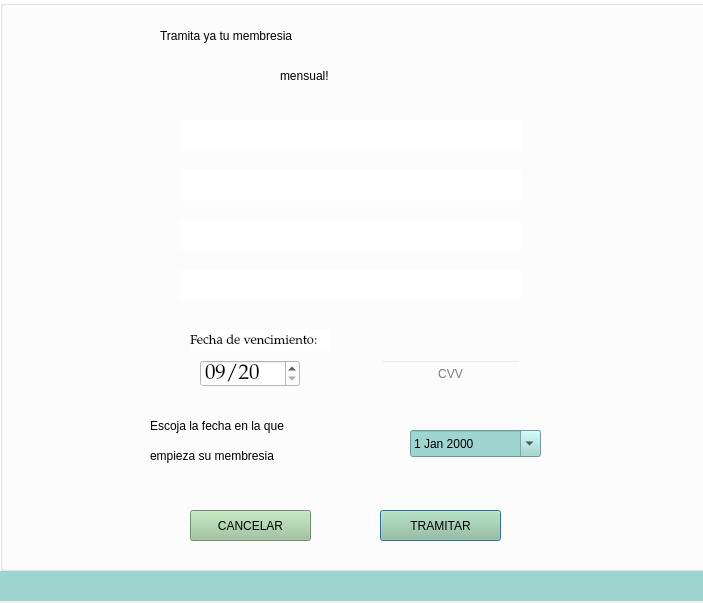
<?xml version="1.0" encoding="UTF-8"?>
<ui version="4.0">
 <class>tramitar_Membresia</class>
 <widget class="QDialog" name="tramitar_Membresia">
  <property name="geometry">
   <rect>
    <x>0</x>
    <y>0</y>
    <width>703</width>
    <height>603</height>
   </rect>
  </property>
  <property name="windowTitle">
   <string>Dialog</string>
  </property>
  <property name="styleSheet">
   <string notr="true">backgorund: white;</string>
  </property>
  <widget class="QLabel" name="label_3">
   <property name="geometry">
    <rect>
     <x>-30</x>
     <y>570</y>
     <width>871</width>
     <height>31</height>
    </rect>
   </property>
   <property name="styleSheet">
    <string notr="true">background-color: #9fd5d1;</string>
   </property>
   <property name="text">
    <string/>
   </property>
  </widget>
  <widget class="QGroupBox" name="groupBox">
   <property name="geometry">
    <rect>
     <x>0</x>
     <y>0</y>
     <width>711</width>
     <height>571</height>
    </rect>
   </property>
   <property name="styleSheet">
    <string notr="true">background:rgb(255, 255, 255)</string>
   </property>
   <property name="title">
    <string/>
   </property>
   <widget class="QLineEdit" name="CVV_Tarjeta">
    <property name="enabled">
     <bool>true</bool>
    </property>
    <property name="geometry">
     <rect>
      <x>380</x>
      <y>360</y>
      <width>141</width>
      <height>27</height>
     </rect>
    </property>
    <property name="styleSheet">
     <string notr="true">font: 14pt &quot;Times New Roman&quot;;
background: transparent;
border bottom: rgb(255, 255, 255);

</string>
    </property>
    <property name="text">
     <string/>
    </property>
    <property name="maxLength">
     <number>3</number>
    </property>
    <property name="alignment">
     <set>Qt::AlignCenter</set>
    </property>
    <property name="placeholderText">
     <string>CVV</string>
    </property>
   </widget>
   <widget class="QLabel" name="Bienvenido">
    <property name="geometry">
     <rect>
      <x>160</x>
      <y>10</y>
      <width>441</width>
      <height>51</height>
     </rect>
    </property>
    <property name="styleSheet">
     <string notr="true">font: 24pt &quot;Segoe Print&quot;;
background: transparent;</string>
    </property>
    <property name="text">
     <string>Tramita ya tu membresia</string>
    </property>
   </widget>
   <widget class="QLabel" name="Operador">
    <property name="geometry">
     <rect>
      <x>280</x>
      <y>50</y>
      <width>161</width>
      <height>51</height>
     </rect>
    </property>
    <property name="styleSheet">
     <string notr="true">font: 24pt &quot;Segoe Print&quot;;
background: transparent;</string>
    </property>
    <property name="text">
     <string>mensual!</string>
    </property>
   </widget>
   <widget class="QLabel" name="Logo">
    <property name="geometry">
     <rect>
      <x>0</x>
      <y>0</y>
      <width>111</width>
      <height>111</height>
     </rect>
    </property>
    <property name="styleSheet">
     <string notr="true">background: transparent;</string>
    </property>
    <property name="text">
     <string/>
    </property>
    <property name="pixmap">
     <pixmap resource="Imagenes.qrc">:/Imagenes/Imagenes/Icon_2_0.png</pixmap>
    </property>
   </widget>
   <widget class="QLabel" name="Bienvenido_3">
    <property name="geometry">
     <rect>
      <x>150</x>
      <y>430</y>
      <width>241</width>
      <height>51</height>
     </rect>
    </property>
    <property name="styleSheet">
     <string notr="true">font: 14pt &quot;Segoe Print&quot;;
background: transparent;</string>
    </property>
    <property name="text">
     <string>empieza su membresia</string>
    </property>
   </widget>
   <widget class="QLabel" name="Bienvenido_2">
    <property name="geometry">
     <rect>
      <x>150</x>
      <y>400</y>
      <width>241</width>
      <height>51</height>
     </rect>
    </property>
    <property name="styleSheet">
     <string notr="true">font: 14pt &quot;Segoe Print&quot;;
background: transparent;</string>
    </property>
    <property name="text">
     <string>Escoja la fecha en la que</string>
    </property>
   </widget>
   <widget class="QDateEdit" name="fecha_Membresia">
    <property name="geometry">
     <rect>
      <x>410</x>
      <y>430</y>
      <width>131</width>
      <height>27</height>
     </rect>
    </property>
    <property name="styleSheet">
     <string notr="true">background: #9fd5d1;
selection-color: rgb(72, 72, 72);
selection-background-color: transparent;
gridline-color: rgb(0, 0, 0);
font: 75 14pt &quot;Times New Roman&quot;;
</string>
    </property>
    <property name="wrapping">
     <bool>false</bool>
    </property>
    <property name="calendarPopup">
     <bool>true</bool>
    </property>
   </widget>
   <widget class="QPushButton" name="Tramitar">
    <property name="geometry">
     <rect>
      <x>380</x>
      <y>510</y>
      <width>121</width>
      <height>31</height>
     </rect>
    </property>
    <property name="styleSheet">
     <string notr="true">font: 14pt 75 &quot;Times New Roman&quot;;
hover!pressed:border: 5px solid green;
background-color: #9BC499;</string>
    </property>
    <property name="text">
     <string>TRAMITAR</string>
    </property>
   </widget>
   <widget class="QPushButton" name="Cancelar">
    <property name="geometry">
     <rect>
      <x>190</x>
      <y>510</y>
      <width>121</width>
      <height>31</height>
     </rect>
    </property>
    <property name="styleSheet">
     <string notr="true">font: 14pt 75 &quot;Times New Roman&quot;;
hover!pressed:border: 5px solid green;
background-color: #9BC499;</string>
    </property>
    <property name="text">
     <string>CANCELAR</string>
    </property>
   </widget>
   <widget class="QDateEdit" name="dateEdit">
    <property name="geometry">
     <rect>
      <x>200</x>
      <y>360</y>
      <width>100</width>
      <height>27</height>
     </rect>
    </property>
    <property name="font">
     <font>
      <family>Palatino Linotype</family>
      <pointsize>16</pointsize>
     </font>
    </property>
    <property name="autoFillBackground">
     <bool>false</bool>
    </property>
    <property name="wrapping">
     <bool>false</bool>
    </property>
    <property name="frame">
     <bool>true</bool>
    </property>
    <property name="accelerated">
     <bool>false</bool>
    </property>
    <property name="keyboardTracking">
     <bool>true</bool>
    </property>
    <property name="showGroupSeparator" stdset="0">
     <bool>false</bool>
    </property>
    <property name="minimumDate">
     <date>
      <year>2020</year>
      <month>9</month>
      <day>14</day>
     </date>
    </property>
    <property name="currentSection">
     <enum>QDateTimeEdit::MonthSection</enum>
    </property>
    <property name="displayFormat">
     <string>MM/yy</string>
    </property>
    <property name="calendarPopup">
     <bool>false</bool>
    </property>
    <property name="date">
     <date>
      <year>2020</year>
      <month>9</month>
      <day>14</day>
     </date>
    </property>
   </widget>
   <widget class="QLabel" name="IdSocio">
    <property name="geometry">
     <rect>
      <x>180</x>
      <y>120</y>
      <width>341</width>
      <height>31</height>
     </rect>
    </property>
    <property name="font">
     <font>
      <family>Palatino Linotype</family>
      <pointsize>16</pointsize>
     </font>
    </property>
    <property name="text">
     <string/>
    </property>
   </widget>
   <widget class="QLabel" name="Nombre">
    <property name="geometry">
     <rect>
      <x>180</x>
      <y>170</y>
      <width>341</width>
      <height>31</height>
     </rect>
    </property>
    <property name="font">
     <font>
      <family>Palatino Linotype</family>
      <pointsize>16</pointsize>
     </font>
    </property>
    <property name="text">
     <string/>
    </property>
   </widget>
   <widget class="QLabel" name="Correo">
    <property name="geometry">
     <rect>
      <x>180</x>
      <y>220</y>
      <width>341</width>
      <height>31</height>
     </rect>
    </property>
    <property name="font">
     <font>
      <family>Palatino Linotype</family>
      <pointsize>16</pointsize>
     </font>
    </property>
    <property name="text">
     <string/>
    </property>
   </widget>
   <widget class="QLabel" name="label">
    <property name="geometry">
     <rect>
      <x>190</x>
      <y>330</y>
      <width>141</width>
      <height>21</height>
     </rect>
    </property>
    <property name="font">
     <font>
      <family>Palatino Linotype</family>
      <pointsize>10</pointsize>
     </font>
    </property>
    <property name="text">
     <string>Fecha de vencimiento:</string>
    </property>
   </widget>
   <widget class="QLabel" name="NumeroTarjeta">
    <property name="geometry">
     <rect>
      <x>180</x>
      <y>270</y>
      <width>341</width>
      <height>31</height>
     </rect>
    </property>
    <property name="font">
     <font>
      <family>Palatino Linotype</family>
      <pointsize>16</pointsize>
     </font>
    </property>
    <property name="text">
     <string/>
    </property>
   </widget>
  </widget>
 </widget>
 <resources>
  <include location="Imagenes.qrc"/>
 </resources>
 <connections/>
</ui>
